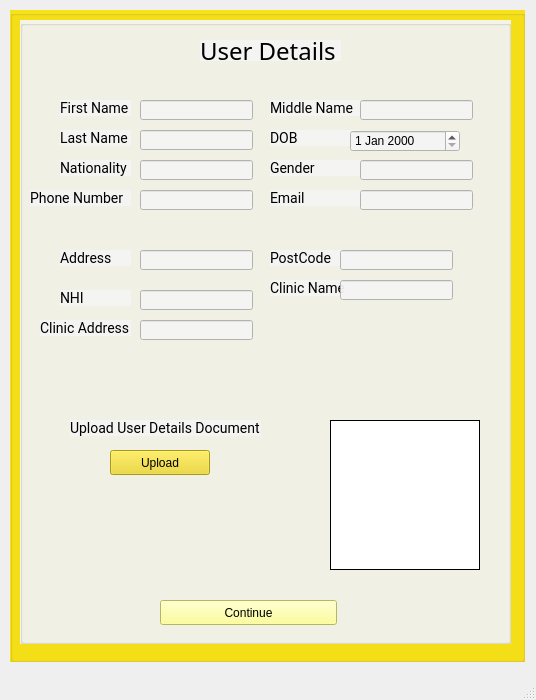
<?xml version="1.0" encoding="UTF-8"?>
<ui version="4.0">
 <class>MainWindow</class>
 <widget class="QMainWindow" name="MainWindow">
  <property name="geometry">
   <rect>
    <x>0</x>
    <y>0</y>
    <width>536</width>
    <height>700</height>
   </rect>
  </property>
  <property name="windowTitle">
   <string>MainWindow</string>
  </property>
  <widget class="QWidget" name="centralwidget">
   <widget class="QGroupBox" name="groupBox">
    <property name="geometry">
     <rect>
      <x>10</x>
      <y>10</y>
      <width>515</width>
      <height>652</height>
     </rect>
    </property>
    <property name="styleSheet">
     <string notr="true">background-color: rgb(247, 225, 24);</string>
    </property>
    <property name="title">
     <string/>
    </property>
    <widget class="QGroupBox" name="groupBox_2">
     <property name="geometry">
      <rect>
       <x>10</x>
       <y>10</y>
       <width>491</width>
       <height>624</height>
      </rect>
     </property>
     <property name="styleSheet">
      <string notr="true">background-color: rgb(244, 244, 244,0.94);</string>
     </property>
     <property name="title">
      <string/>
     </property>
     <widget class="QLabel" name="label">
      <property name="geometry">
       <rect>
        <x>180</x>
        <y>20</y>
        <width>141</width>
        <height>21</height>
       </rect>
      </property>
      <property name="styleSheet">
       <string notr="true">font-family: Nunito;
font-style: normal;
font-weight: normal;
font-size: 24px;
line-height: 33px;

color: #000000;</string>
      </property>
      <property name="text">
       <string>User Details</string>
      </property>
     </widget>
     <widget class="QLabel" name="FirstName">
      <property name="geometry">
       <rect>
        <x>40</x>
        <y>80</y>
        <width>71</width>
        <height>16</height>
       </rect>
      </property>
      <property name="styleSheet">
       <string notr="true">font-family: Roboto;
font-style: normal;
font-weight: normal;
font-size: 14px;
line-height: 16px;

color: #000000;</string>
      </property>
      <property name="text">
       <string>First Name</string>
      </property>
     </widget>
     <widget class="QLabel" name="LastName">
      <property name="geometry">
       <rect>
        <x>40</x>
        <y>110</y>
        <width>71</width>
        <height>16</height>
       </rect>
      </property>
      <property name="styleSheet">
       <string notr="true">font-family: Roboto;
font-style: normal;
font-weight: normal;
font-size: 14px;
line-height: 16px;

color: #000000;</string>
      </property>
      <property name="text">
       <string>Last Name</string>
      </property>
     </widget>
     <widget class="QLabel" name="LastName_2">
      <property name="geometry">
       <rect>
        <x>40</x>
        <y>140</y>
        <width>71</width>
        <height>16</height>
       </rect>
      </property>
      <property name="styleSheet">
       <string notr="true">font-family: Roboto;
font-style: normal;
font-weight: normal;
font-size: 14px;
line-height: 16px;

color: #000000;</string>
      </property>
      <property name="text">
       <string>Nationality</string>
      </property>
     </widget>
     <widget class="QLabel" name="LastName_3">
      <property name="geometry">
       <rect>
        <x>40</x>
        <y>230</y>
        <width>71</width>
        <height>16</height>
       </rect>
      </property>
      <property name="styleSheet">
       <string notr="true">font-family: Roboto;
font-style: normal;
font-weight: normal;
font-size: 14px;
line-height: 16px;

color: #000000;</string>
      </property>
      <property name="text">
       <string>Address</string>
      </property>
     </widget>
     <widget class="QLabel" name="LastName_4">
      <property name="geometry">
       <rect>
        <x>10</x>
        <y>170</y>
        <width>101</width>
        <height>16</height>
       </rect>
      </property>
      <property name="styleSheet">
       <string notr="true">font-family: Roboto;
font-style: normal;
font-weight: normal;
font-size: 14px;
line-height: 16px;

color: #000000;</string>
      </property>
      <property name="text">
       <string>Phone Number</string>
      </property>
     </widget>
     <widget class="QLabel" name="LastName_5">
      <property name="geometry">
       <rect>
        <x>40</x>
        <y>270</y>
        <width>71</width>
        <height>16</height>
       </rect>
      </property>
      <property name="styleSheet">
       <string notr="true">font-family: Roboto;
font-style: normal;
font-weight: normal;
font-size: 14px;
line-height: 16px;

color: #000000;</string>
      </property>
      <property name="text">
       <string>NHI</string>
      </property>
     </widget>
     <widget class="QLabel" name="LastName_6">
      <property name="geometry">
       <rect>
        <x>20</x>
        <y>300</y>
        <width>91</width>
        <height>16</height>
       </rect>
      </property>
      <property name="styleSheet">
       <string notr="true">font-family: Roboto;
font-style: normal;
font-weight: normal;
font-size: 14px;
line-height: 16px;

color: #000000;</string>
      </property>
      <property name="text">
       <string>Clinic Address</string>
      </property>
     </widget>
     <widget class="QLabel" name="LastName_7">
      <property name="geometry">
       <rect>
        <x>250</x>
        <y>80</y>
        <width>91</width>
        <height>16</height>
       </rect>
      </property>
      <property name="styleSheet">
       <string notr="true">font-family: Roboto;
font-style: normal;
font-weight: normal;
font-size: 14px;
line-height: 16px;

color: #000000;</string>
      </property>
      <property name="text">
       <string>Middle Name</string>
      </property>
     </widget>
     <widget class="QLabel" name="LastName_8">
      <property name="geometry">
       <rect>
        <x>250</x>
        <y>110</y>
        <width>91</width>
        <height>16</height>
       </rect>
      </property>
      <property name="styleSheet">
       <string notr="true">font-family: Roboto;
font-style: normal;
font-weight: normal;
font-size: 14px;
line-height: 16px;

color: #000000;</string>
      </property>
      <property name="text">
       <string>DOB</string>
      </property>
     </widget>
     <widget class="QLabel" name="LastName_9">
      <property name="geometry">
       <rect>
        <x>250</x>
        <y>140</y>
        <width>91</width>
        <height>16</height>
       </rect>
      </property>
      <property name="styleSheet">
       <string notr="true">font-family: Roboto;
font-style: normal;
font-weight: normal;
font-size: 14px;
line-height: 16px;

color: #000000;</string>
      </property>
      <property name="text">
       <string>Gender</string>
      </property>
     </widget>
     <widget class="QLabel" name="LastName_10">
      <property name="geometry">
       <rect>
        <x>250</x>
        <y>170</y>
        <width>91</width>
        <height>16</height>
       </rect>
      </property>
      <property name="styleSheet">
       <string notr="true">font-family: Roboto;
font-style: normal;
font-weight: normal;
font-size: 14px;
line-height: 16px;

color: #000000;</string>
      </property>
      <property name="text">
       <string>Email</string>
      </property>
     </widget>
     <widget class="QLabel" name="LastName_11">
      <property name="geometry">
       <rect>
        <x>250</x>
        <y>230</y>
        <width>91</width>
        <height>16</height>
       </rect>
      </property>
      <property name="styleSheet">
       <string notr="true">font-family: Roboto;
font-style: normal;
font-weight: normal;
font-size: 14px;
line-height: 16px;

color: #000000;</string>
      </property>
      <property name="text">
       <string>PostCode</string>
      </property>
     </widget>
     <widget class="QLabel" name="LastName_12">
      <property name="geometry">
       <rect>
        <x>250</x>
        <y>260</y>
        <width>91</width>
        <height>16</height>
       </rect>
      </property>
      <property name="styleSheet">
       <string notr="true">font-family: Roboto;
font-style: normal;
font-weight: normal;
font-size: 14px;
line-height: 16px;

color: #000000;</string>
      </property>
      <property name="text">
       <string>Clinic Name</string>
      </property>
     </widget>
     <widget class="QLabel" name="LastName_13">
      <property name="geometry">
       <rect>
        <x>50</x>
        <y>400</y>
        <width>191</width>
        <height>16</height>
       </rect>
      </property>
      <property name="styleSheet">
       <string notr="true">font-family: Roboto;
font-style: normal;
font-weight: normal;
font-size: 14px;
line-height: 16px;

color: #000000;</string>
      </property>
      <property name="text">
       <string>Upload User Details Document</string>
      </property>
     </widget>
     <widget class="QLabel" name="label_2">
      <property name="geometry">
       <rect>
        <x>310</x>
        <y>400</y>
        <width>150</width>
        <height>150</height>
       </rect>
      </property>
      <property name="styleSheet">
       <string notr="true">background: #FFFFFF;
border: 1px solid #000000;
box-sizing: border-box;</string>
      </property>
      <property name="text">
       <string/>
      </property>
     </widget>
     <widget class="QPushButton" name="pushButton">
      <property name="geometry">
       <rect>
        <x>90</x>
        <y>430</y>
        <width>100</width>
        <height>25</height>
       </rect>
      </property>
      <property name="styleSheet">
       <string notr="true">background-color: rgb(237, 215, 22);
</string>
      </property>
      <property name="text">
       <string>Upload</string>
      </property>
     </widget>
     <widget class="QPushButton" name="pushButton_2">
      <property name="geometry">
       <rect>
        <x>140</x>
        <y>580</y>
        <width>177</width>
        <height>25</height>
       </rect>
      </property>
      <property name="styleSheet">
       <string notr="true">background-color: rgb(255, 255, 127);
</string>
      </property>
      <property name="text">
       <string>Continue</string>
      </property>
     </widget>
     <widget class="QLineEdit" name="FirstNamex">
      <property name="geometry">
       <rect>
        <x>120</x>
        <y>80</y>
        <width>113</width>
        <height>20</height>
       </rect>
      </property>
     </widget>
     <widget class="QLineEdit" name="LastNamex">
      <property name="geometry">
       <rect>
        <x>120</x>
        <y>110</y>
        <width>113</width>
        <height>20</height>
       </rect>
      </property>
     </widget>
     <widget class="QLineEdit" name="MiddleNamex">
      <property name="geometry">
       <rect>
        <x>340</x>
        <y>80</y>
        <width>113</width>
        <height>20</height>
       </rect>
      </property>
     </widget>
     <widget class="QLineEdit" name="Nationalityx">
      <property name="geometry">
       <rect>
        <x>120</x>
        <y>140</y>
        <width>113</width>
        <height>20</height>
       </rect>
      </property>
     </widget>
     <widget class="QLineEdit" name="Phnx">
      <property name="geometry">
       <rect>
        <x>120</x>
        <y>170</y>
        <width>113</width>
        <height>20</height>
       </rect>
      </property>
     </widget>
     <widget class="QLineEdit" name="Addx">
      <property name="geometry">
       <rect>
        <x>120</x>
        <y>230</y>
        <width>113</width>
        <height>20</height>
       </rect>
      </property>
     </widget>
     <widget class="QLineEdit" name="NHIx">
      <property name="geometry">
       <rect>
        <x>120</x>
        <y>270</y>
        <width>113</width>
        <height>20</height>
       </rect>
      </property>
     </widget>
     <widget class="QLineEdit" name="Clinicaddx">
      <property name="geometry">
       <rect>
        <x>120</x>
        <y>300</y>
        <width>113</width>
        <height>20</height>
       </rect>
      </property>
     </widget>
     <widget class="QLineEdit" name="Genderx">
      <property name="geometry">
       <rect>
        <x>340</x>
        <y>140</y>
        <width>113</width>
        <height>20</height>
       </rect>
      </property>
     </widget>
     <widget class="QLineEdit" name="Emailx">
      <property name="geometry">
       <rect>
        <x>340</x>
        <y>170</y>
        <width>113</width>
        <height>20</height>
       </rect>
      </property>
     </widget>
     <widget class="QLineEdit" name="postcodex">
      <property name="geometry">
       <rect>
        <x>320</x>
        <y>230</y>
        <width>113</width>
        <height>20</height>
       </rect>
      </property>
     </widget>
     <widget class="QLineEdit" name="ClinicNx">
      <property name="geometry">
       <rect>
        <x>320</x>
        <y>260</y>
        <width>113</width>
        <height>20</height>
       </rect>
      </property>
     </widget>
     <widget class="QDateEdit" name="dateEdit">
      <property name="geometry">
       <rect>
        <x>330</x>
        <y>110</y>
        <width>110</width>
        <height>22</height>
       </rect>
      </property>
     </widget>
    </widget>
   </widget>
  </widget>
  <widget class="QMenuBar" name="menubar">
   <property name="geometry">
    <rect>
     <x>0</x>
     <y>0</y>
     <width>536</width>
     <height>21</height>
    </rect>
   </property>
  </widget>
  <widget class="QStatusBar" name="statusbar"/>
 </widget>
 <resources/>
 <connections/>
</ui>
